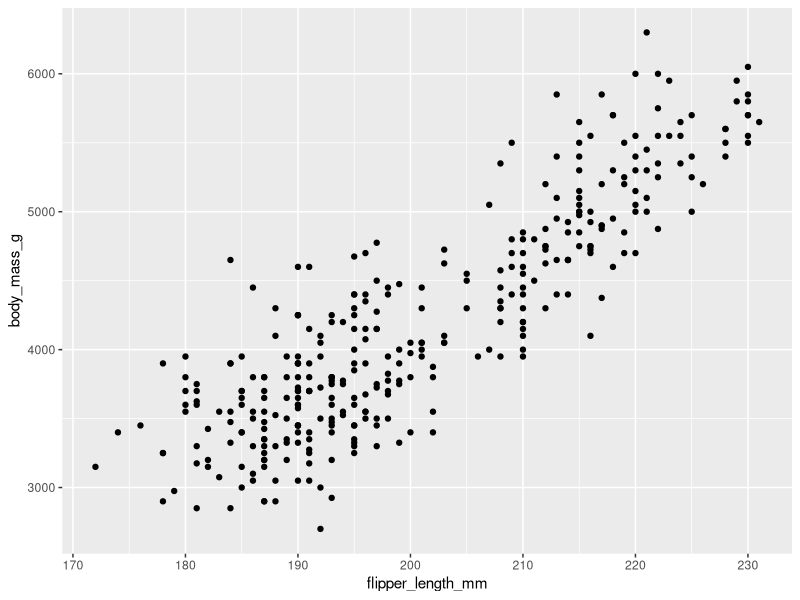
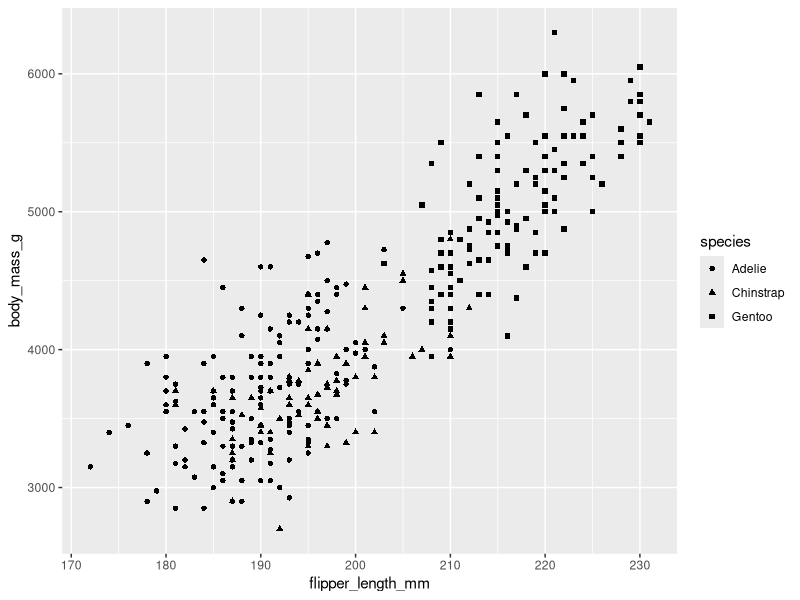
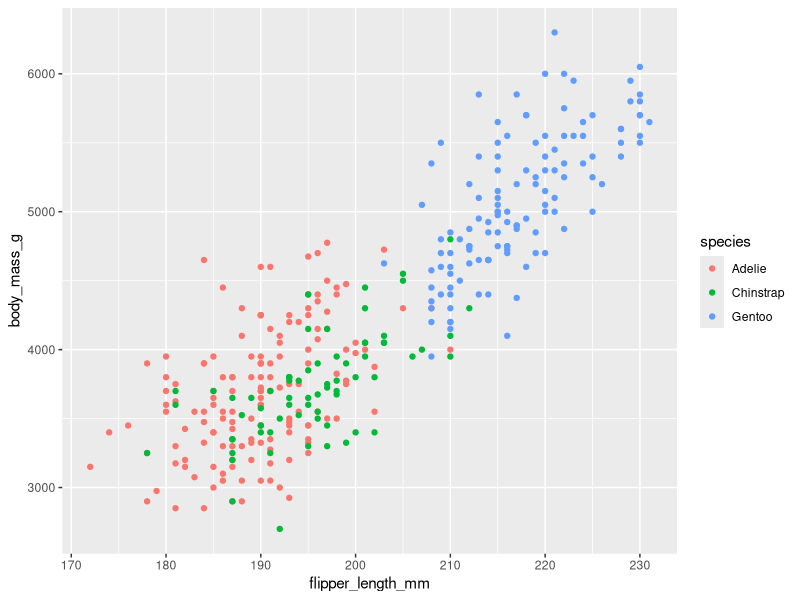
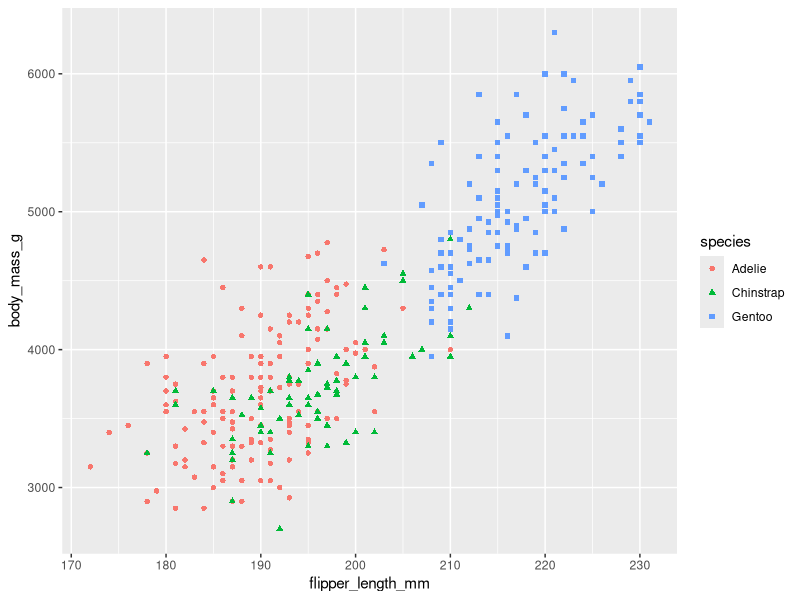
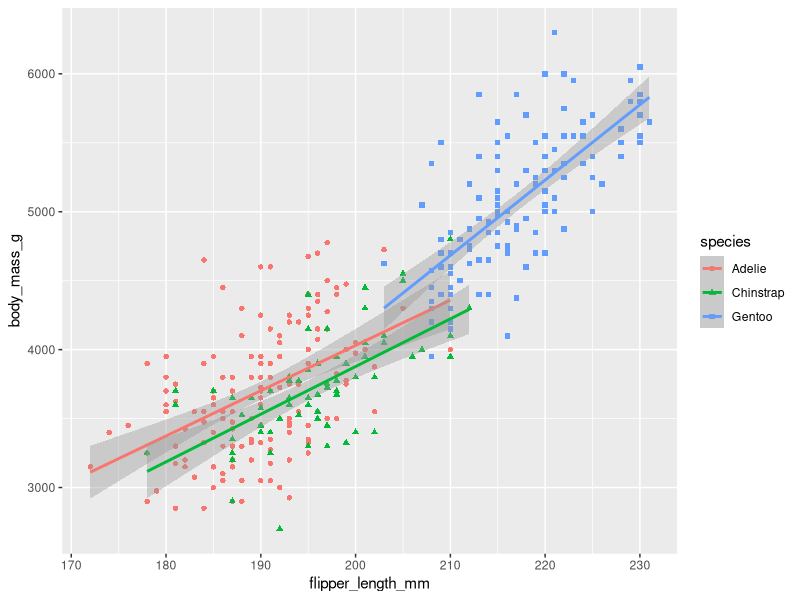
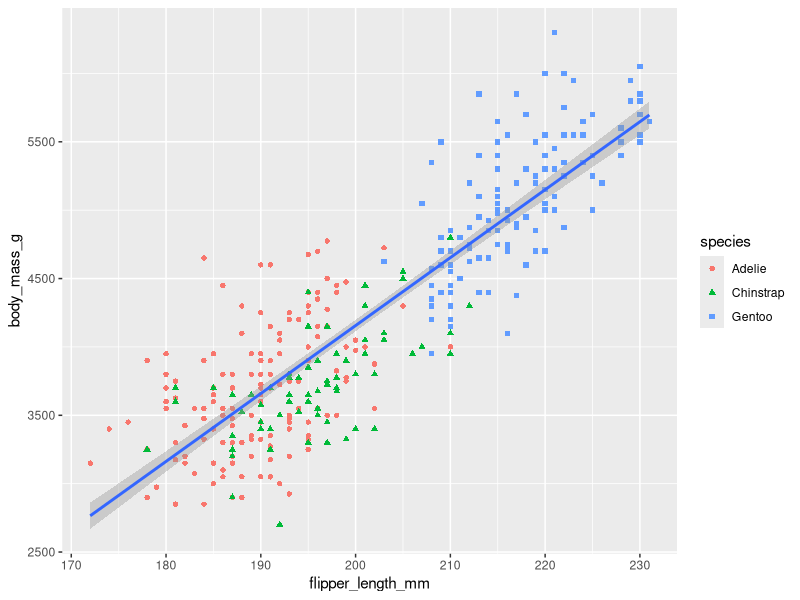
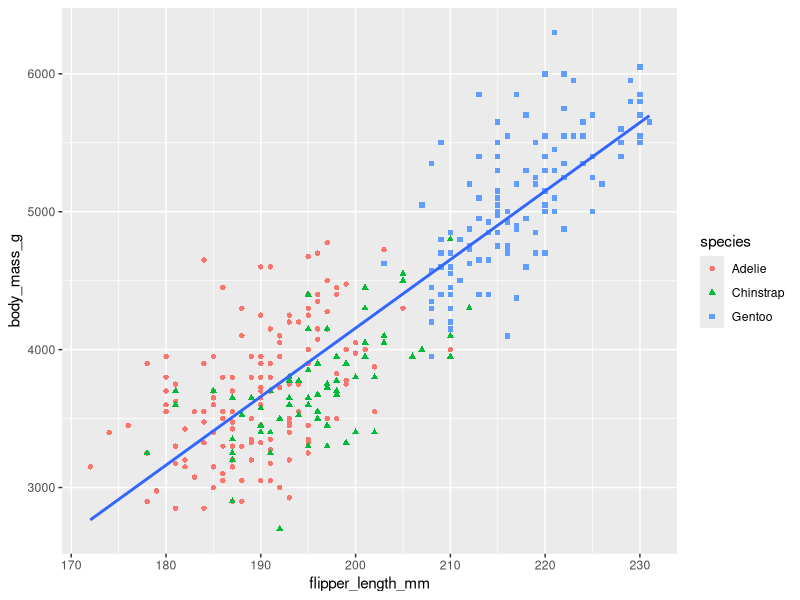
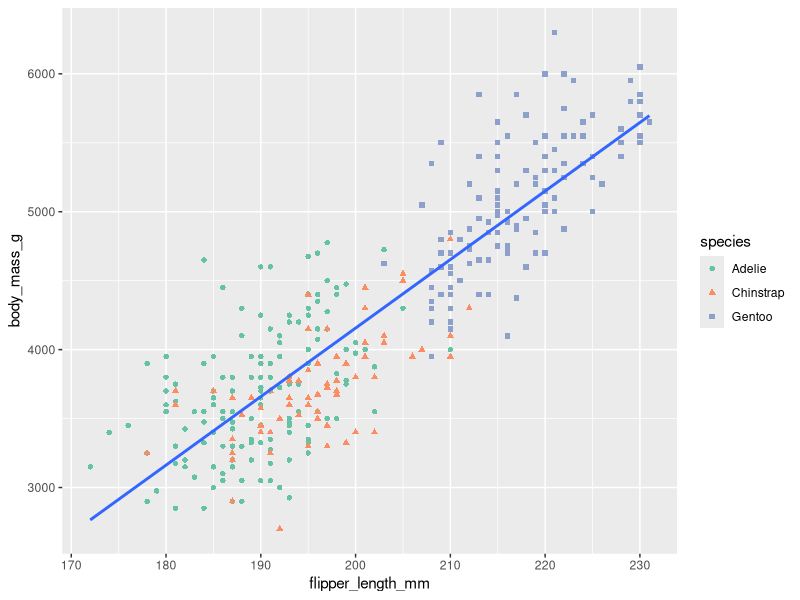

R code for these plots, in order:
## ---- chunk 1
#| echo: false
#| warning: false
library(tidyverse)
## ---- chunk 2
library(palmerpenguins)
## ---- chunk 3
penguins
glimpse(penguins)
## ---- chunk 4
summary(penguins)
## ---- chunk 5
penguins |> 
    ggplot(aes(x = flipper_length_mm, y = body_mass_g)) +
    geom_point()
## ---- chunk 6
penguins |> 
    drop_na(flipper_length_mm, body_mass_g) |> 
    ggplot(aes(x = flipper_length_mm, y = body_mass_g, shape = species)) +
    geom_point()
## ---- chunk 7
penguins |> 
    drop_na(flipper_length_mm, body_mass_g) |>
    ggplot(aes(x = flipper_length_mm, y = body_mass_g, colour = species)) +
    geom_point()
## ---- chunk 8
penguins |> 
    drop_na(flipper_length_mm, body_mass_g) |> 
    ggplot(aes(x = flipper_length_mm, y = body_mass_g,
               shape = species, colour = species)) +
    geom_point()
## ---- chunk 9
penguins |> 
    drop_na(flipper_length_mm, body_mass_g) |>
    ggplot(aes(x = flipper_length_mm, y = body_mass_g,
               shape = species, colour = species)) +
    geom_point() +
    geom_smooth(method = "lm", formula = "y ~ x")
## ---- chunk 10
penguins |> 
    drop_na(flipper_length_mm, body_mass_g) |>
    ggplot(aes(x = flipper_length_mm, y = body_mass_g)) +
    geom_point(aes(shape = species, colour = species)) +
    geom_smooth(method = "lm", formula = "y ~ x")
## ---- chunk 11
penguins |> 
    drop_na(flipper_length_mm, body_mass_g) |>
    ggplot(aes(x = flipper_length_mm, y = body_mass_g)) +
    geom_point(aes(shape = species, colour = species)) +
    geom_smooth(method = "lm", formula = "y ~ x", se = FALSE)
## ---- chunk 12
penguins |> 
    drop_na(flipper_length_mm, body_mass_g) |>
    ggplot(aes(x = flipper_length_mm, y = body_mass_g)) +
    geom_point(aes(shape = species, colour = species)) +
    geom_smooth(method = "lm", formula = "y ~ x", se = FALSE) +
    scale_colour_brewer(palette = "Set2")
## ---- chunk 13
penguins |> 
    drop_na(flipper_length_mm, body_mass_g) |>
    ggplot(aes(x = flipper_length_mm, y = body_mass_g)) +
    geom_point(aes(shape = species, colour = species)) +
    geom_smooth(method = "lm", formula = "y ~ x", se = FALSE) +
    scale_colour_brewer(palette = "Set2") +
    scale_y_continuous(breaks = seq(1000, 8000, 500))
## ---- chunk 14
penguins |> 
    drop_na(flipper_length_mm, body_mass_g) |>
    ggplot(aes(x = flipper_length_mm, y = body_mass_g)) +
    geom_point(aes(shape = species, colour = species)) +
    geom_smooth(method = "lm", formula = "y ~ x", se = FALSE) +
    scale_colour_brewer(palette = "Set2") +
    scale_y_continuous(breaks = seq(1000, 8000, 500)) +
    labs(
        title = "Body mass and flipper length",
        subtitle = "Dimensions for Adelie, Chinstrap, and Gentoo Penguins",
        x = "Flipper Length (mm)", y = "Body Mass (g)", 
        colour = "Species", shape = "Species"
    )
## ---- chunk 15
penguins |> 
    ggplot(aes(x = species)) +
    geom_bar()
## ---- chunk 16
penguins |> 
    ggplot(aes(x = fct_infreq(species))) +
    geom_bar()
## ---- chunk 17
penguins |> 
    ggplot(aes(x = fct_infreq(species))) +
    geom_bar(fill = "midnightblue")
## ---- chunk 18
penguins |> 
    ggplot(aes(x = fct_infreq(species))) +
    geom_bar(fill = "midnightblue", alpha = 0.7)
## ---- chunk 19
penguins |> 
    ggplot(aes(x = fct_infreq(species))) +
    geom_bar(fill = "midnightblue", alpha = 0.7) +
    labs(
        title = "Distribution of species of the Palmer Penguin data set",
        x = NULL, y = "Frequency"
    )
## ---- chunk 20
penguins |> 
    ggplot(aes(x = body_mass_g)) +
    geom_histogram()
## ---- chunk 21
penguins |>
    drop_na(body_mass_g) |> 
    ggplot(aes(x = body_mass_g)) +
    geom_histogram(binwidth = 20) 

penguins |>
    drop_na(body_mass_g) |> 
    ggplot(aes(x = body_mass_g)) +
    geom_histogram(binwidth = 2000)
## ---- chunk 22
penguins |>
    drop_na(body_mass_g) |> 
    ggplot(aes(x = body_mass_g)) +
    geom_histogram(bins = 20)
## ---- chunk 23
penguins |>
    drop_na(body_mass_g) |> 
    ggplot(aes(x = body_mass_g)) +
    geom_histogram(bins = 20, fill = "midnightblue", alpha = 0.7) +
    labs(x = "Body Mass (g)", y = "Frequency")
## ---- chunk 24
penguins |>
    drop_na(body_mass_g) |> 
    ggplot(aes(x = body_mass_g)) +
    geom_density(colour = "midnightblue", fill = "midnightblue", alpha = 0.6)
## ---- chunk 25
penguins |>
    drop_na(body_mass_g) |> 
    ggplot(aes(x = body_mass_g)) +
    geom_density(aes(colour = species, fill = species), alpha = 0.4)
## ---- chunk 26
penguins |>
    drop_na(body_mass_g) |> 
    ggplot(aes(x = body_mass_g)) +
    geom_density(aes(colour = species, fill = species), alpha = 0.4) +
    scale_y_continuous(label = scales::percent) +
    labs(x = "Body Mass (g)", y = "Density")
## ---- chunk 27
penguins |> 
    drop_na(body_mass_g) |> 
    ggplot(aes(x = species, y = body_mass_g)) +
    geom_boxplot()
## ---- chunk 28
penguins |> 
    drop_na(body_mass_g) |> 
    ggplot(aes(x = species, y = body_mass_g,
               colour = species, fill = species)) +
    geom_boxplot(alpha = 0.3, show.legend = FALSE) +
    labs(x = "Species", y = "Body Mass (g)")
